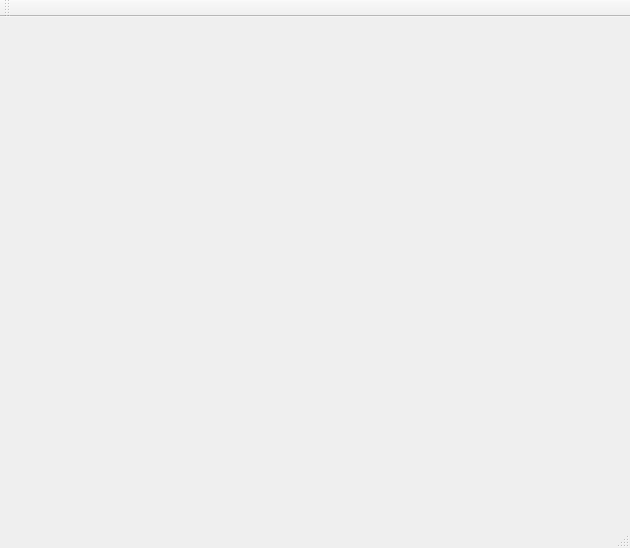
<ui version="4.0" >
 <class>HelpBrowser</class>
 <widget class="QMainWindow" name="HelpBrowser" >
  <property name="geometry" >
   <rect>
    <x>0</x>
    <y>0</y>
    <width>630</width>
    <height>548</height>
   </rect>
  </property>
  <property name="windowTitle" >
   <string>Luminance Help</string>
  </property>
  <property name="windowIcon" >
   <iconset resource="../icons.qrc" >
    <normaloff>:/new/prefix1/images/luminance.png</normaloff>:/new/prefix1/images/luminance.png</iconset>
  </property>
  <widget class="QWidget" name="centralwidget" >
   <layout class="QGridLayout" name="gridLayout" >
    <item row="0" column="0" >
     <widget class="ScTextBrowser" native="1" name="textBrowser" />
    </item>
   </layout>
  </widget>
  <widget class="QMenuBar" name="menubar" >
   <property name="geometry" >
    <rect>
     <x>0</x>
     <y>0</y>
     <width>630</width>
     <height>31</height>
    </rect>
   </property>
  </widget>
  <widget class="QStatusBar" name="statusbar" />
  <widget class="QToolBar" name="toolBar" >
   <property name="windowTitle" >
    <string>Luminance Help</string>
   </property>
   <attribute name="toolBarArea" >
    <enum>TopToolBarArea</enum>
   </attribute>
   <attribute name="toolBarBreak" >
    <bool>false</bool>
   </attribute>
  </widget>
  <action name="action_Print" >
   <property name="text" >
    <string>&amp;Print...</string>
   </property>
  </action>
  <action name="action_Exit" >
   <property name="text" >
    <string>&amp;Exit</string>
   </property>
  </action>
  <action name="action_Find" >
   <property name="text" >
    <string>&amp;Find...</string>
   </property>
  </action>
  <action name="actionFind_Next" >
   <property name="text" >
    <string>Find &amp;Next...</string>
   </property>
  </action>
  <action name="actionFind_Previous" >
   <property name="text" >
    <string>Find &amp;Previous...</string>
   </property>
  </action>
  <action name="action_Add" >
   <property name="text" >
    <string>&amp;Add</string>
   </property>
  </action>
  <action name="action_Delete" >
   <property name="text" >
    <string>&amp;Delete</string>
   </property>
  </action>
  <action name="actionD_elete_All" >
   <property name="text" >
    <string>D&amp;elete All</string>
   </property>
  </action>
 </widget>
 <customwidgets>
  <customwidget>
   <class>ScTextBrowser</class>
   <extends>QWidget</extends>
   <header>HelpBrowser/sctextbrowser.h</header>
  </customwidget>
 </customwidgets>
 <resources>
  <include location="../icons.qrc" />
 </resources>
 <connections/>
</ui>
